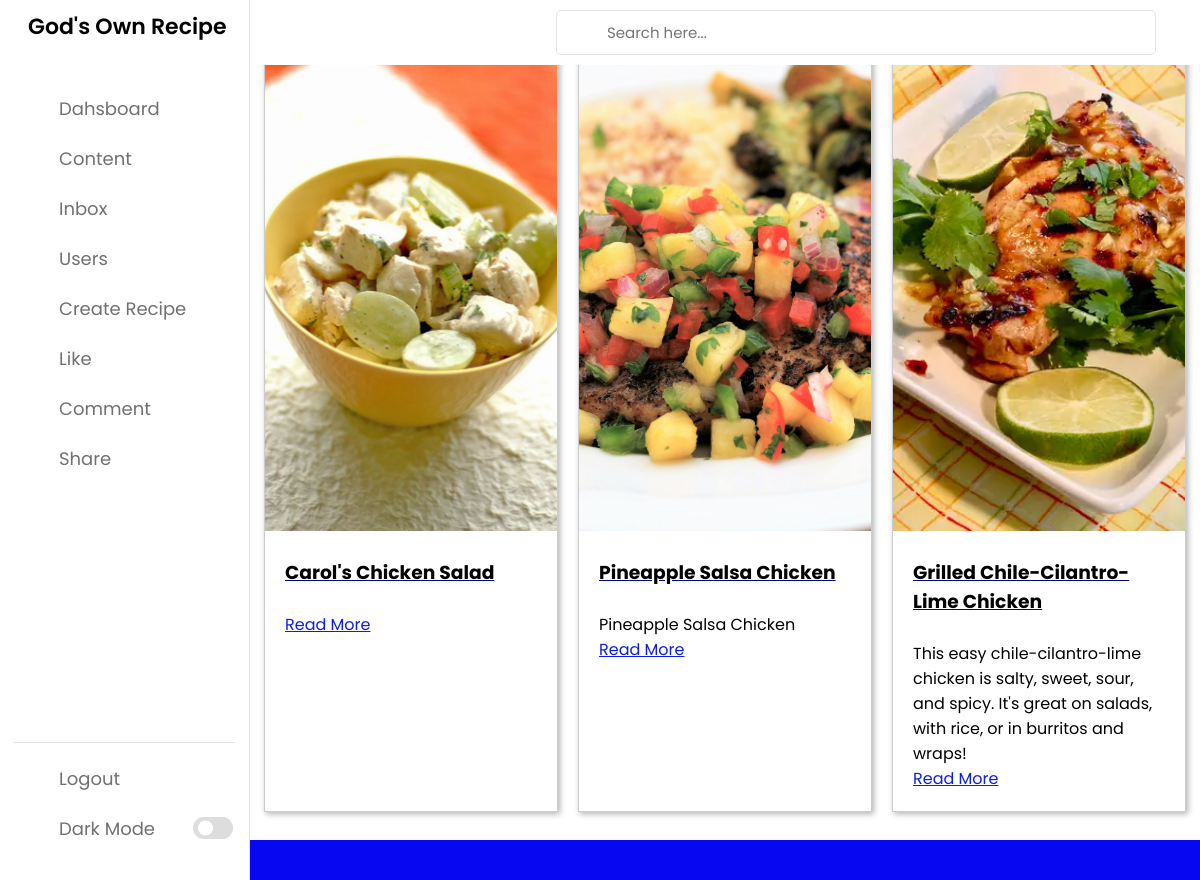
The page /adminapp/admin_dashboard on the database as committed earlier.
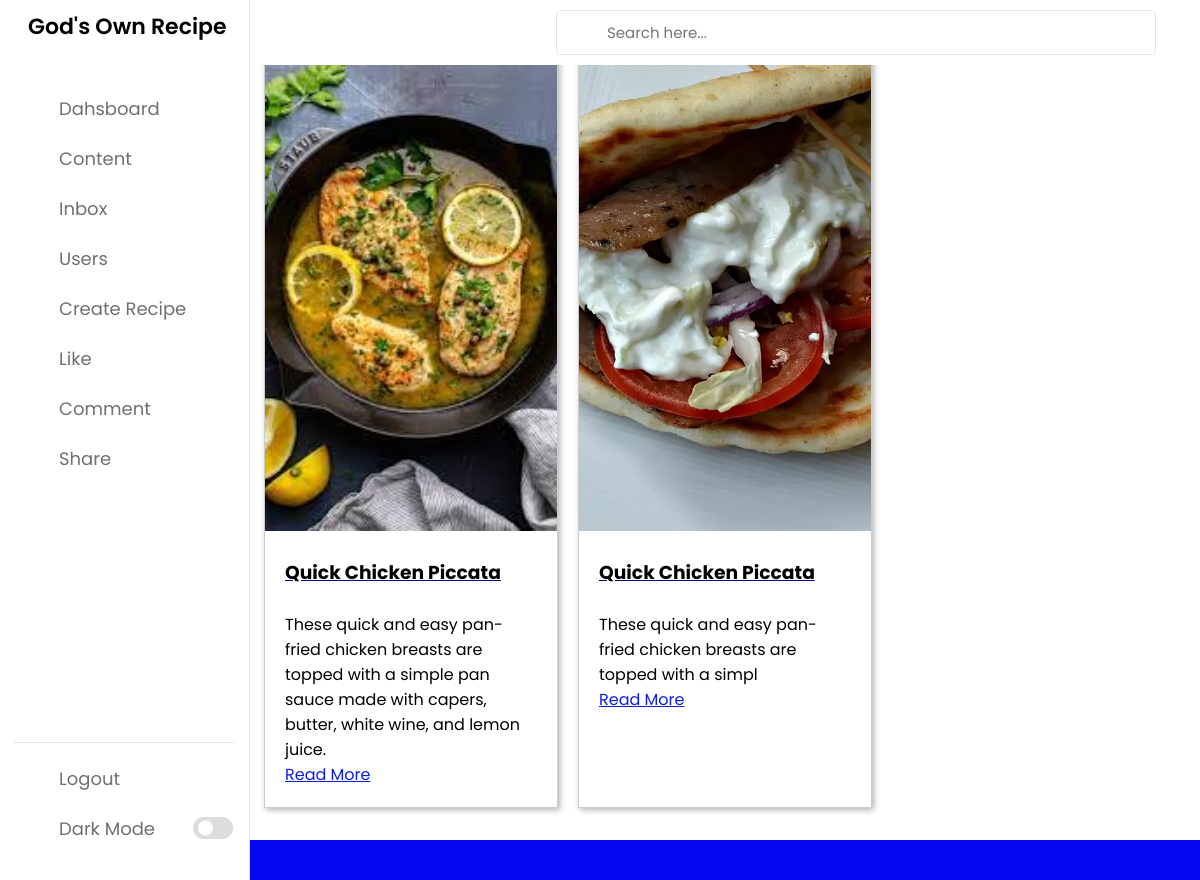
The same page on the database as committed later.
### adminapp/models.py (models this page shows, shortened)
class RecipePost(models.Model):
    recipe_name = models.CharField(max_length=70)
    short_description = models.CharField(max_length=200)
    ingredients = models.CharField(max_length=300, null=True)
    cooking_directions = models.TextField(max_length=3000)
    cooking_tips = models.TextField(max_length=500)
    cooking_time = models.IntegerField()
    preparation_time = models.IntegerField()
    recipe_images = models.ImageField(upload_to='media/%Y/%m/%d')
    recipe_datePosted = models.DateTimeField(default=timezone.now)
    Author = models.ForeignKey(User, on_delete=models.CASCADE, null=True)
    status = models.IntegerField(choices=STATUS, default=0)

### adminapp/views.py (the view)
# urls.py: path('admin_dashboard', views.admin_dashboard, name='admin_dashboard'),
def admin_dashboard(request):
    context = RecipePost.objects.all()
    return render(request, 'adminapp/admin_posts.html', {'context': context})

### adminapp/templates/adminapp/admin_posts.html (shortened to what this page needs)
{% extends 'adminapp/admin_index.html' %}
{% load  static %}
{% block  content %}
<div class="container">
  <main class="grid">
      {% for data in context %}
    <article>
      <img src="{{ data.recipe_images.url }}" alt="">
      <div class="text">
        <h3 style="text-decoration: underline navy; text-underline-style:thick">{{ data.recipe_name }}</h3>
          <br>
        <p>{{data.short_description}}</p>
        <a href="{% url 'admin_read_more' id=data.id %}" style="color: #0c1de5">Read More</a>
      </div>
    </article>
      {% endfor %}
  </main>
</div>
{% endblock %}

### adminapp/templates/adminapp/admin_index.html (shortened to what this page needs)
{% load static %}
<!DOCTYPE html>
<html lang="en">
<head>
    <link rel="stylesheet" href="{% static 'adminapp/css/dashboard/admin_index.css' %}">
    <link rel="stylesheet" href="https://unicons.iconscout.com/release/v4.0.0/css/line.css">
</head>
<body>
    <nav>
        <div class="logo-name">
            <span class="logo_name">God's Own Recipe</span>
        </div>
        <div class="menu-items">
            <ul class="nav-links">
                <li><a href="{% url 'admin_dash' %}">
                    <i class="uil uil-estate"></i>
                    <span class="link-name">Dahsboard</span>
                </a></li>
                <li><a href="{% url 'admin_dashboard' %}">
                    <i class="uil uil-files-landscapes"></i>
                    <span class="link-name">Content</span>
                </a></li>
                <li><a href="#">
                    <i class="uil uil-message"></i>
                    <span class="link-name">Inbox</span>
                </a></li>
                <li><a href="{% url 'users_list' %}" target="_blank">
                    <i class="uil uil-user"></i>
                    <span class="link-name">Users</span>
                </a></li>
                <li><a href="{% url 'add_recipe' %}" target="_blank">
                    <i class="uil uil-plus-square"></i>
                    <span class="link-name">Create Recipe</span>
                </a></li>
                <li><a href="#">
                    <i class="uil uil-thumbs-up"></i>
                    <span class="link-name">Like</span>
                </a></li>
                <li><a href="#">
                    <i class="uil uil-comments"></i>
                    <span class="link-name">Comment</span>
                </a></li>
                <li><a href="#">
                    <i class="uil uil-share"></i>
                    <span class="link-name">Share</span>
                </a></li>
            </ul>
            <ul class="logout-mode">
                <li><a href="{% url 'admin_logout' %}">
                    <i class="uil uil-signout"></i>
                    <span class="link-name">Logout</span>
                </a></li>
                <li class="mode">
                    <a href="#">
                        <i class="uil uil-moon"></i>
                    <span class="link-name">Dark Mode</span>
                </a>
                <div class="mode-toggle">
                  <span class="switch"></span>
                </div>
            </li>
            </ul>
        </div>
    </nav>
    <section class="dashboard">
        <div class="top">
            <div class="search-box">
                <input type="text" placeholder="Search here...">
            </div>
        </div>
        {% block content %}{% endblock %}
    </section>
</body>
</html>

### adminapp/static/adminapp/css/dashboard/admin_index.css (style rules this page uses)
* { margin: 0; padding: 0; box-sizing: border-box; font-family: 'Poppins', sans-serif; }
:root { --primary-color: #0707f1; --panel-color: #FFF; --text-color: #000; --black-light-color: #707070; --border-color: #e6e5e5; --toggle-color: #DDD; --box1-color: #4DA3FF; --box2-color: #FFE6AC; --box3-color: #E7D1FC; --title-icon-color: #fff; --tran-05: all 0.5s ease; --tran-03: all 0.3s ease; --tran-03: all 0.2s ease; }
body { min-height: 100vh; background-color: var(--primary-color); }
nav { position: fixed; top: 0; left: 0; height: 100%; width: 250px; padding: 10px 14px; background-color: var(--panel-color); border-right: 1px solid var(--border-color); transition: var(--tran-05); }
nav .logo-name { display: flex; align-items: center; }
nav .logo-name .logo_name { font-size: 22px; font-weight: 600; color: var(--text-color); margin-left: 14px; transition: var(--tran-05); }
nav .menu-items { margin-top: 40px; height: calc(100% - 90px); display: flex; flex-direction: column; justify-content: space-between; }
.menu-items li { list-style: none; }
.menu-items li a { display: flex; align-items: center; height: 50px; text-decoration: none; position: relative; }
.menu-items li a i { font-size: 24px; min-width: 45px; height: 100%; display: flex; align-items: center; justify-content: center; color: var(--black-light-color); }
.menu-items li a .link-name { font-size: 18px; font-weight: 400; color: var(--black-light-color); transition: var(--tran-05); }
.menu-items .logout-mode { padding-top: 10px; border-top: 1px solid var(--border-color); }
.menu-items .mode { display: flex; align-items: center; white-space: nowrap; }
.menu-items .mode-toggle { position: absolute; right: 14px; height: 50px; min-width: 45px; display: flex; align-items: center; justify-content: center; cursor: pointer; }
.mode-toggle .switch { position: relative; display: inline-block; height: 22px; width: 40px; border-radius: 25px; background-color: var(--toggle-color); }
.switch:before { content: ""; position: absolute; left: 5px; top: 50%; transform: translateY(-50%); height: 15px; width: 15px; background-color: var(--panel-color); border-radius: 50%; transition: var(--tran-03); }
.dashboard { position: relative; left: 250px; background-color: var(--panel-color); min-height: 100vh; width: calc(100% - 250px); padding: 10px 14px; transition: var(--tran-05); }
.dashboard .top { position: fixed; top: 0; left: 250px; display: flex; width: calc(100% - 250px); justify-content: space-between; align-items: center; padding: 10px 14px; background-color: var(--panel-color); transition: var(--tran-05); z-index: 10; }
.dashboard .top .search-box { position: relative; height: 45px; max-width: 600px; width: 100%; margin: 0 30px; }
.top .search-box input { position: absolute; border: 1px solid var(--border-color); background-color: var(--panel-color); padding: 0 25px 0 50px; border-radius: 5px; height: 100%; width: 100%; color: var(--text-color); font-size: 15px; font-weight: 400; outline: none; }

### adminapp/templates/adminapp/admin_posts.html (style rules this page uses)
body { padding: 40px 0; }
.grid { display: grid; grid-template-columns: repeat(auto-fill, minmax(280px, 1fr)); grid-gap: 20px; align-items: stretch; }
.grid > article { border: 1px solid #ccc; box-shadow: 2px 2px 6px 0px rgba(0, 0, 0, 0.3); }
.grid > article img { max-width: 100%; height: 40vw; object-fit: cover; }
.grid .text { padding: 20px; }

Rows that differ between the two databases and show on the page:
removed RecipePost: recipe_images (picture), recipe_name "Carol's Chicken Salad"
removed RecipePost: recipe_images (picture), recipe_name "Pineapple Salsa Chicken", short_description "Pineapple Salsa Chicken"
removed RecipePost: recipe_images (picture), recipe_name "Grilled Chile-Cilantro-Lime Chicken", short_description "This easy chile-cilantro-lime chicken is salty, sweet, sour, and spicy. It's great on salads, with rice, or in burritos and wraps!"
added RecipePost: recipe_images (picture), recipe_name "Quick Chicken Piccata", short_description "These quick and easy pan-fried chicken breasts are topped with a simple pan sauce made with capers, butter, white wine, and lemon juice."
added RecipePost: recipe_images (picture), recipe_name "Quick Chicken Piccata", short_description "These quick and easy pan-fried chicken breasts are topped with a simpl"
